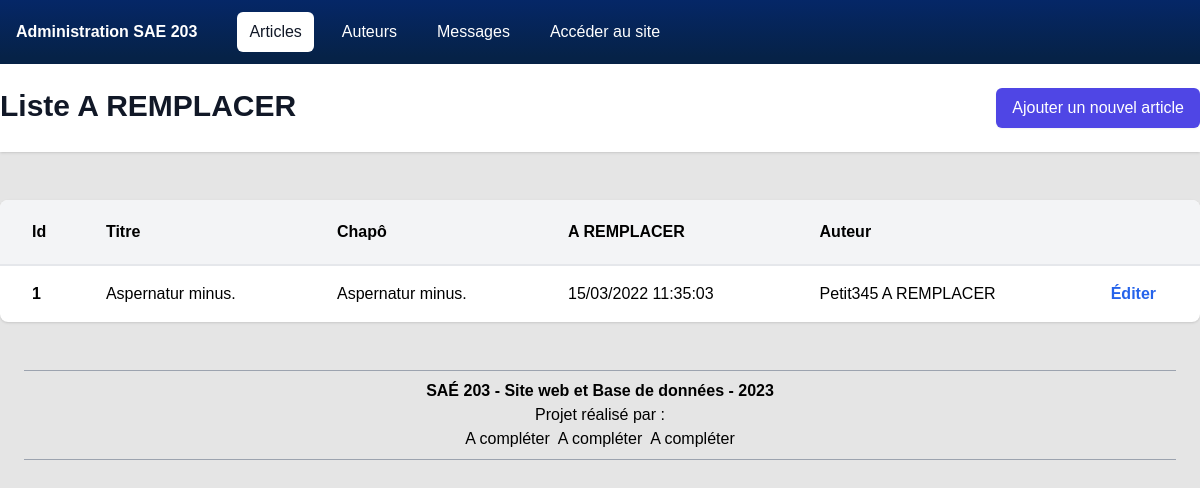
The app's page /code/administration/articles/index.php with its own data.
### tables this page shows
CREATE TABLE `article` (
  `id` int NOT NULL AUTO_INCREMENT,
  `auteur_id` int DEFAULT NULL,
  `titre` varchar(255) NOT NULL,
  `chapo` longtext NOT NULL,
  `contenu` longtext NOT NULL,
  `image` varchar(255) NOT NULL,
  `date_creation` datetime NOT NULL DEFAULT CURRENT_TIMESTAMP COMMENT '(DC2Type:datetime_immutable)',
  `lien_yt` varchar(255) NOT NULL,
  PRIMARY KEY (`id`),
  KEY `IDX_23A0E6660BB6FE6` (`auteur_id`),
  CONSTRAINT `FK_23A0E6660BB6FE6` FOREIGN KEY (`auteur_id`) REFERENCES `auteur` (`id`)
);

### code/administration/articles/index.php (the view, shortened to what this page needs)
<?php
require_once('../../ressources/includes/connexion-bdd.php');
$commande = $clientMySQL->prepare('
    SELECT
        ar.id,
        ar.titre AS titre_article,
        ar.titre AS chapo_article,
        ar.contenu AS contenu_article,
        ar.image AS image_article,
        ar.lien_yt AS lien_yt_article,
        ar.date_creation AS date_creation_article,
        ar.auteur_id AS article_auteur_id,
        CONCAT(auteur.nom, " ", auteur.prenom) AS auteur
    FROM article AS ar
    LEFT JOIN auteur
    ON ar.auteur_id = auteur.id;
');
$commande->execute();
$liste = $commande->fetchAll();
$racineURL = $_SERVER['REQUEST_URI'];
$URLCreation = "{$racineURL}/creation.php";
?>
<!DOCTYPE html>
<html lang="fr">
<head>
    <?php require_once("../ressources/includes/head.php"); ?>
</head>
<body>
    <?php require_once('../ressources/includes/menu-principal.php'); ?>
    <header class="bg-white shadow">
        <div class="mx-auto max-w-7xl py-6 justify-between flex">
            <h1 class="text-3xl font-bold text-gray-900">Liste A REMPLACER</h1>
            <a href="<?php echo $URLCreation ?>" class="block font-bold rounded-md bg-indigo-600 py-2 px-4 text-base font-medium text-white shadow-sm hover:bg-indigo-700">Ajouter un nouvel article</a>
        </div>
    </header>
    <main>
        <div class="mx-auto max-w-7xl py-6">
            <div class="py-6">
                <table class="w-full bg-white rounded-lg overflow-hidden border-collapse shadow">
                    <thead class="bg-gray-100">
                        <tr>
                            <th class="font-bold pl-8 py-5 text-left">Id</th>
                            <th class="font-bold pl-8 py-5 text-left">Titre</th>
                            <th class="font-bold pl-8 py-5 text-left">Chapô</th>
                            <th class="font-bold pl-8 py-5 text-left">A REMPLACER</th>
                            <th class="font-bold pl-8 py-5 text-left">Auteur</th>
                            <th class="pl-8 py-5"></th>
                        </tr>
                    </thead>
                    <tbody>
                        <?php
                        foreach ($liste as $element) {
                            $lienEdition = "{$racineURL}/edition.php?id={$element["id"]}";
                            $dateCreation = new DateTime($element["date_creation_article"]);
                            $auteurArticle = $element["auteur"];
                        ?>
                            <tr class="hover:bg-gray-100 border-b-2 border-b-gray-100 last:border-b-0 first:border-t-2 first:border-t-gray-200">
                                <td class="pl-8 p-4 font-bold">
                                    <?php echo $element["id"]; ?>
                                </td>
                                <td class="pl-8 p-4"><?php echo $element["titre_article"]; ?></td>
                                <td class="pl-8 p-4"><?php echo $element["chapo_article"]; ?></td>
                                <td class="pl-8 p-4"><?php echo $dateCreation->format('d/m/Y H:i:s'); ?></td>
                                <td class="pl-8 p-4">
                                    <?php echo $auteurArticle; ?>
                                </td>
                                <td class="pl-8 p-4">
                                    <a href='<?php echo $lienEdition; ?>' class='font-bold text-blue-600'>Éditer</a>
                                </td>
                            </tr>
                        <?php } ?>
                    </tbody>
                </table>
            </div>
        </div>
    </main>
    <?php require_once("../ressources/includes/global-footer.php"); ?>
</body>
</html>

### code/ressources/css/ne-pas-modifier/global.css (style rules this page uses)
*, *::after, *::before { box-sizing: border-box; }
body { background-color: #fafafa; font-family: Arial, Helvetica, sans-serif; }

### code/administration/ressources/css/ne-pas-modifier/adm-style.css (style rules this page uses)
body { background-color: rgba(0, 0, 0, 0.1); }

### records on screen
article: id "1", titre "Aspernatur minus.", date_creation "15/03/2022 11:35:03", auteurArticle "Petit345 A REMPLACER"

### other values on screen
$entreeMenu["nom"] "Articles"
$entreeMenu["nom"] "Auteurs"
$entreeMenu["nom"] "Messages"
$entreeMenu["nom"] "Accéder au site"
